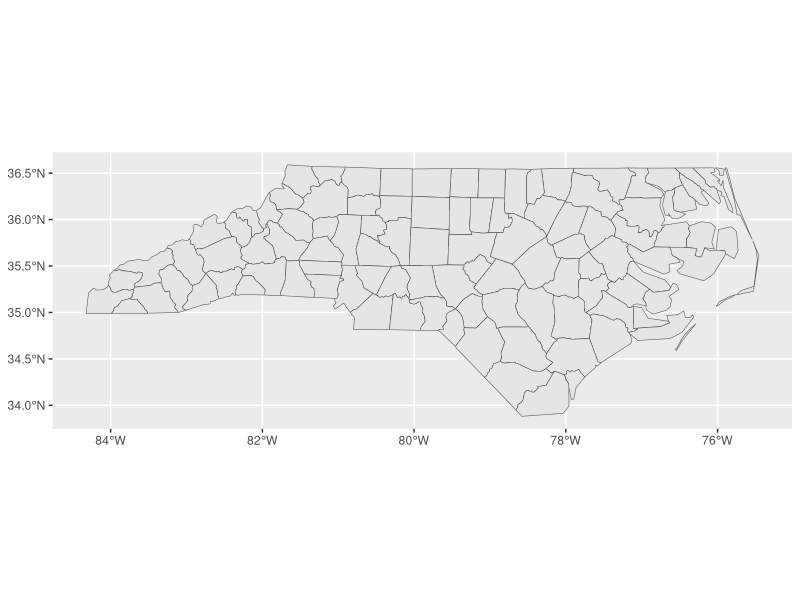
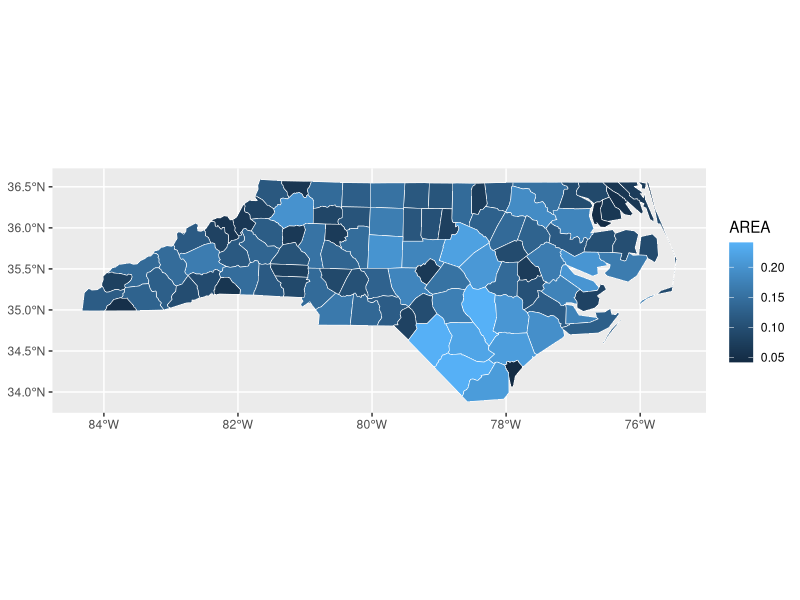
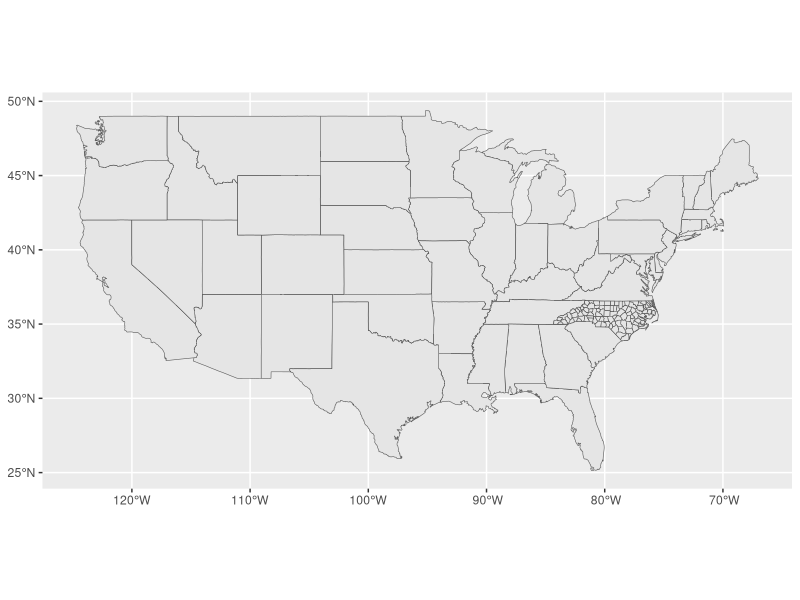
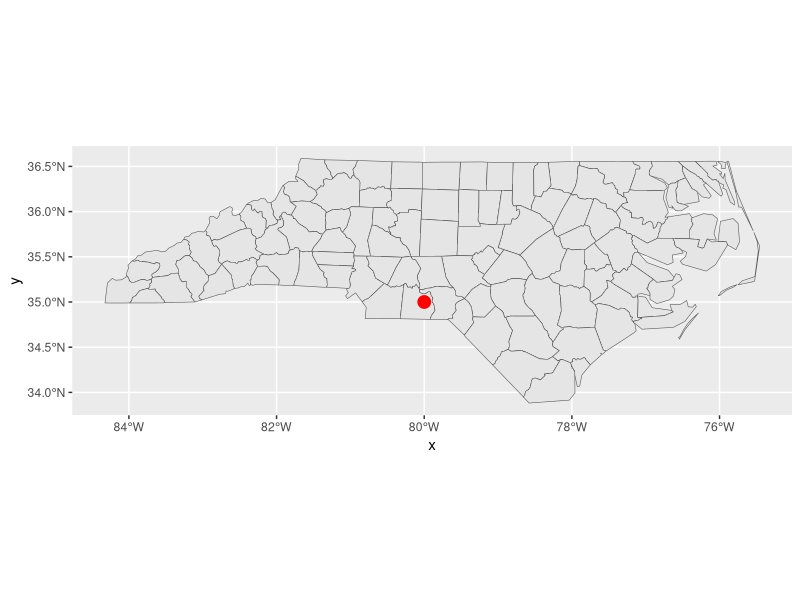
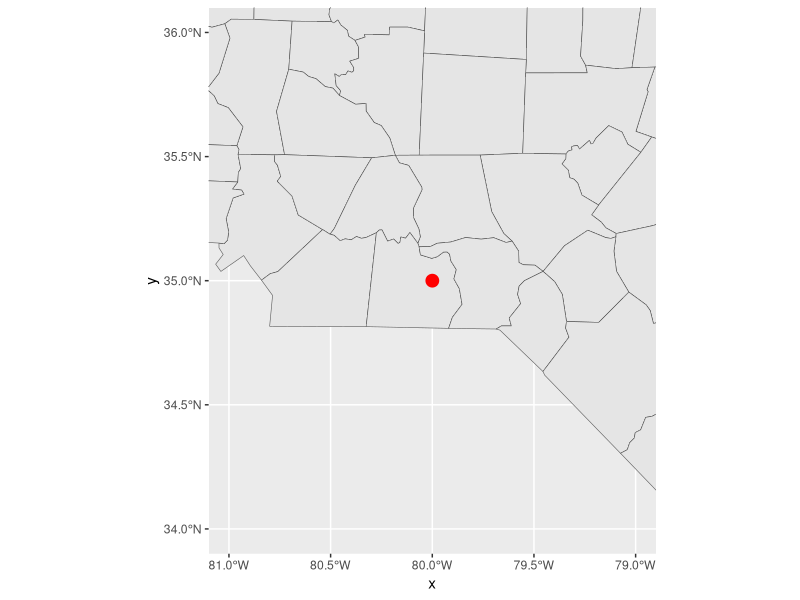
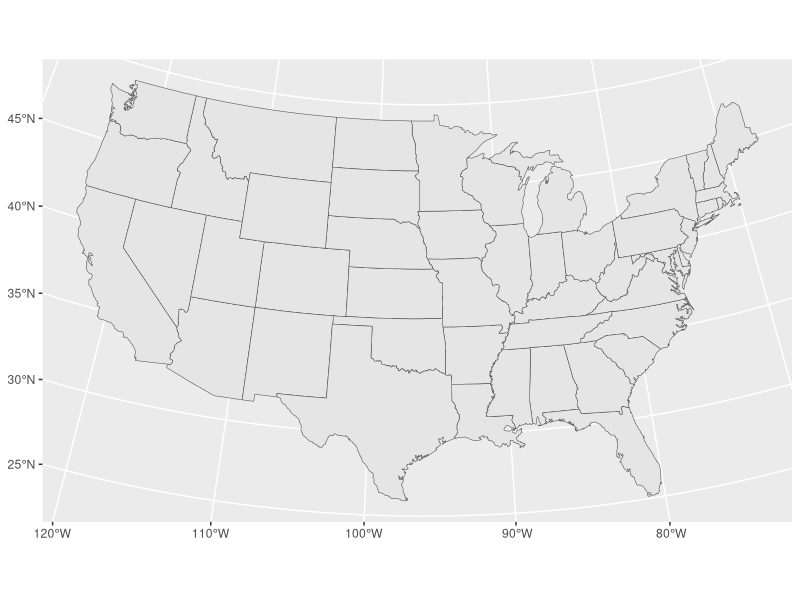

R code for these plots, in order:
## ---- chunk 1
knitr::opts_chunk$set(collapse = TRUE, comment = "#>")
## ---- chunk 2
library(tidyverse)
library(sf)
library(maps)

nc <- read_sf(system.file("shape/nc.shp", package = "sf"))
states <- st_as_sf(maps::map("state", plot = FALSE, fill = TRUE))
## ---- chunk 3
ggplot() +
  geom_sf(data = nc)
## ---- chunk 4
ggplot() +
  geom_sf(aes(fill = AREA), data = nc, color = "white")
## ---- chunk 5
ggplot() +
  geom_sf(data = states) + 
  geom_sf(data = nc)
## ---- chunk 6
ggplot() +
  geom_sf(data = nc) +
  annotate("point", x = -80, y = 35, colour = "red", size = 4)
## ---- chunk 7
    ggplot() +
      geom_sf(data = nc) +
      annotate("point", x = -80, y = 35, colour = "red", size = 4) + 
      coord_sf(xlim = c(-81, -79), ylim = c(34, 36))
## ---- chunk 8
    ggplot() +
      geom_sf(data = states) +
      coord_sf(crs = st_crs(102003))
